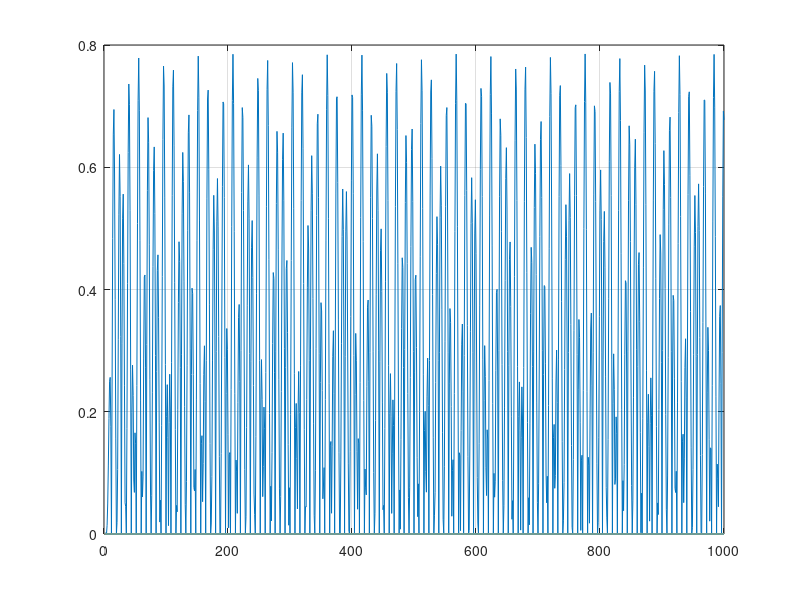

Source code (MATLAB):
f = @(x,w)(cos(w*x));
g = @(x,w)(cos(pi*w/8*(x+1)));
y = zeros(length(1:1:1000)); i =1;

for w = 1
    f2 = @(x)(cos(w*x));
    I1 = integral(f2, 0, pi/4); % disp(I1);
    I2 = pi/8*(f(pi/8*(1/3^0.5+1),w) + f(pi/8*(1-1/3^0.5),w));
    disp(abs(I2-I1))
end
y2 = zeros(1000);
for w = 1:1:1000
    f2 = @(x)(cos(w*x));
    I1 = integral(f2, 0, pi/4); % disp(I1);
    I2 = pi/8*(f(pi/8*(1/3^0.5+1),w) + f(pi/8*(1-1/3^0.5),w)); % disp(I2);
%     I3 = pi/8*(g(1/3^0.5,w) + g(-1/3^0.5,w));
    y(i) = abs(I2-I1); i = i+1;
end
plot(1:1:1000, y), grid on

% I3 = g(1/3^0.5) + g(-1/3^0.5);
% disp(abs(I2-I1));
% disp(abs(I3-I2));